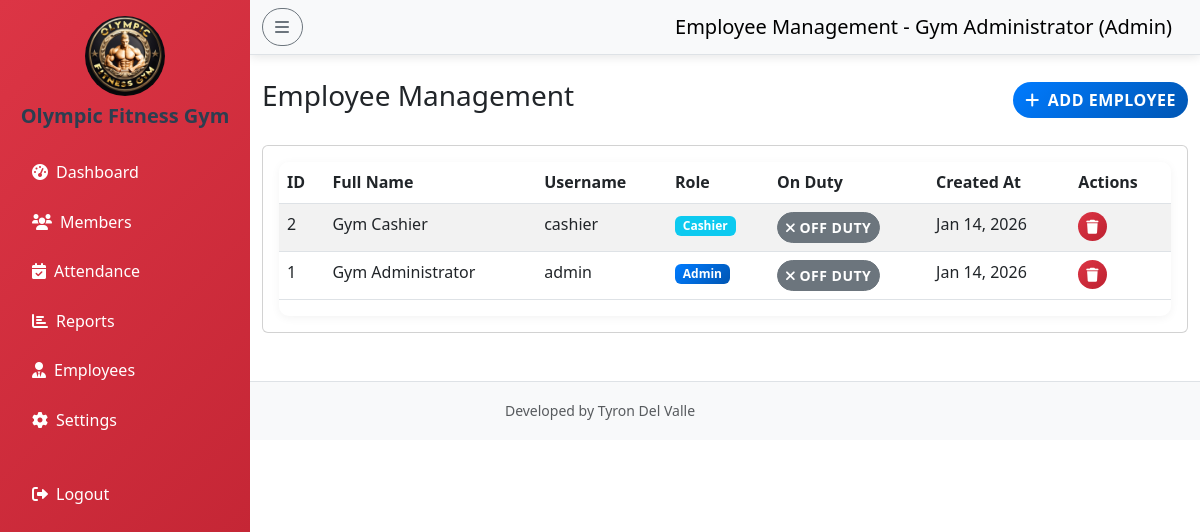
Page /admin/employees.php (signed in) on the committed database.
### tables this page shows
CREATE TABLE `gym_settings` (
  `id` int(11) NOT NULL,
  `gym_name` varchar(255) NOT NULL DEFAULT 'Gym Management System',
  `logo_path` varchar(255) NOT NULL DEFAULT 'gym logo.jpg',
  `background_path` varchar(255) NOT NULL DEFAULT 'gym background.jpg',
  `updated_at` timestamp NOT NULL DEFAULT current_timestamp() ON UPDATE current_timestamp(),
  `sidebar_theme` varchar(50) NOT NULL DEFAULT 'primary'
);

CREATE TABLE `users` (
  `id` int(11) NOT NULL,
  `fullname` varchar(100) NOT NULL,
  `username` varchar(50) NOT NULL,
  `password` varchar(255) NOT NULL,
  `role` enum('admin','cashier') NOT NULL,
  `created_at` timestamp NOT NULL DEFAULT current_timestamp(),
  `on_duty` tinyint(1) DEFAULT 0
);

### admin/employees.php (the view, shortened to what this page needs)
<?php
include "../config/db.php";
$user = $_SESSION['user'];
$settings = $conn->query("SELECT * FROM gym_settings WHERE id = 1")->fetch_assoc();
$employees = $conn->query("SELECT * FROM users ORDER BY id DESC");
?>
<!DOCTYPE html>
<html lang="en">
<head>
    <link href="https://cdn.jsdelivr.net/npm/bootstrap@5.3.0/dist/css/bootstrap.min.css" rel="stylesheet">
    <link href="https://cdnjs.cloudflare.com/ajax/libs/font-awesome/6.0.0/css/all.min.css" rel="stylesheet">
    <link href="../assets/style.css" rel="stylesheet">
</head>
<body>
    <div class="d-flex">
        <nav id="sidebar" class="bg-<?php echo htmlspecialchars($settings['sidebar_theme']); ?> <?php echo ($settings['sidebar_theme'] == 'light') ? 'text-dark' : 'text-white'; ?> vh-100" style="width: 250px;">
            <div class="p-3">
                <div class="text-center mb-4">
                    <img src="../<?php echo htmlspecialchars($settings['logo_path']); ?>" alt="Gym Logo" class="rounded-circle mb-2" style="width: 80px; height: 80px;">
                    <h5 class="fw-bold"><?php echo htmlspecialchars($settings['gym_name']); ?></h5>
                </div>
                <ul class="nav flex-column">
                    <li class="nav-item mb-2">
                        <a class="nav-link <?php echo ($settings['sidebar_theme'] == 'light') ? 'text-dark' : 'text-white'; ?>" href="dashboard.php">
                            <i class="fas fa-tachometer-alt me-2"></i>Dashboard
                        </a>
                    </li>
                    <li class="nav-item mb-2">
                        <a class="nav-link <?php echo ($settings['sidebar_theme'] == 'light') ? 'text-dark' : 'text-white'; ?>" href="members.php">
                            <i class="fas fa-users me-2"></i>Members
                        </a>
                    </li>
                    <li class="nav-item mb-2">
                        <a class="nav-link <?php echo ($settings['sidebar_theme'] == 'light') ? 'text-dark' : 'text-white'; ?>" href="attendance.php">
                            <i class="fas fa-calendar-check me-2"></i>Attendance
                        </a>
                    </li>
                    <li class="nav-item mb-2">
                        <a class="nav-link <?php echo ($settings['sidebar_theme'] == 'light') ? 'text-dark' : 'text-white'; ?>" href="reports.php">
                            <i class="fas fa-chart-bar me-2"></i>Reports
                        </a>
                    </li>
                    <li class="nav-item mb-2">
                        <a class="nav-link <?php echo ($settings['sidebar_theme'] == 'light') ? 'text-dark' : 'text-white'; ?> active" href="employees.php">
                            <i class="fas fa-user-tie me-2"></i>Employees
                        </a>
                    </li>
                      <li class="nav-item mb-2">
                        <a class="nav-link <?php echo ($settings['sidebar_theme'] == 'light') ? 'text-dark' : 'text-white'; ?>" href="settings.php">
                            <i class="fas fa-cog me-2"></i>Settings
                        </a>
                    </li>
                    <li class="nav-item mt-4">
                        <a class="nav-link <?php echo ($settings['sidebar_theme'] == 'light') ? 'text-dark' : 'text-white'; ?>" href="../logout.php">
                            <i class="fas fa-sign-out-alt me-2"></i>Logout
                        </a>
                    </li>
                </ul>
            </div>
        </nav>
        <div class="flex-grow-1">
            <nav class="navbar navbar-light bg-light border-bottom">
                <div class="container-fluid">
                    <button class="btn btn-outline-secondary me-3" id="sidebarToggle">
                        <i class="fas fa-bars"></i>
                    </button>
                    <span class="navbar-brand mb-0 h1">Employee Management - <?php echo htmlspecialchars($user['fullname']); ?> (Admin)</span>
                </div>
            </nav>
            <div class="container-fluid mt-4">
                <div class="row">
                    <div class="col-12">
                        <div class="d-flex justify-content-between align-items-center mb-4">
                            <h1 class="h3">Employee Management</h1>
                            <button class="btn btn-primary" data-bs-toggle="modal" data-bs-target="#addEmployeeModal">
                                <i class="fas fa-plus me-2"></i>Add Employee
                            </button>
                        </div>
                        <div class="card">
                            <div class="card-body">
                                <div class="table-responsive">
                                    <table class="table table-striped">
                                        <thead>
                                            <tr>
                                                <th>ID</th>
                                                <th>Full Name</th>
                                                <th>Username</th>
                                                <th>Role</th>
                                                <th>On Duty</th>
                                                <th>Created At</th>
                                                <th>Actions</th>
                                            </tr>
                                        </thead>
                                        <tbody>
                                            <?php while ($employee = $employees->fetch_assoc()): ?>
                                            <tr>
                                                <td><?php echo htmlspecialchars($employee['id']); ?></td>
                                                <td><?php echo htmlspecialchars($employee['fullname']); ?></td>
                                                <td><?php echo htmlspecialchars($employee['username']); ?></td>
                                                <td>
                                                    <span class="badge bg-<?php echo $employee['role'] == 'admin' ? 'primary' : 'info'; ?>">
                                                        <?php echo ucfirst($employee['role']); ?>
                                                    </span>
                                                </td>
                                                <td>
                                                    <form method="POST" class="d-inline">
                                                        <button type="submit" name="toggle_duty" class="btn btn-sm <?php echo $employee['on_duty'] ? 'btn-success' : 'btn-secondary'; ?>">
                                                            <i class="fas <?php echo $employee['on_duty'] ? 'fa-check' : 'fa-times'; ?>"></i>
                                                            <?php echo $employee['on_duty'] ? 'On Duty' : 'Off Duty'; ?>
                                                        </button>
                                                    </form>
                                                </td>
                                                <td><?php echo date('M j, Y', strtotime($employee['created_at'])); ?></td>
                                                <td>
                                                    <form method="POST" class="d-inline" onsubmit="return confirm('Are you sure you want to delete this employee?')">
                                                        <button type="submit" name="delete_employee" class="btn btn-sm btn-danger">
                                                            <i class="fas fa-trash"></i>
                                                        </button>
                                                    </form>
                                                </td>
                                            </tr>
                                            <?php endwhile; ?>
                                        </tbody>
                                    </table>
                                </div>
                            </div>
                        </div>
                    </div>
                </div>
            </div>
        </div>
    </div>
    <footer class="bg-light text-center text-muted py-3 mt-5 border-top">
        <div class="container">
            <small>Developed by Tyron Del Valle</small>
        </div>
    </footer>
</body>
</html>

### assets/style.css (style rules this page uses)
.btn { transition: all 0.3s ease; border-radius: 25px; font-weight: 600; text-transform: uppercase; letter-spacing: 0.5px; position: relative; overflow: hidden; }
.btn::before { content: ''; position: absolute; top: 0; left: -100%; width: 100%; height: 100%; background: linear-gradient(90deg, transparent, rgba(255, 255, 255, 0.2), transparent); transition: left 0.5s; }
.btn-primary { background: linear-gradient(135deg, #007bff, #0056b3); border: none; }
.btn-danger { background: linear-gradient(135deg, #dc3545, #bd2130); border: none; }
.bg-primary { background: linear-gradient(135deg, #007bff, #0056b3) !important; }
.bg-danger { background: linear-gradient(135deg, #dc3545, #bd2130) !important; }
body { animation: pageLoad 0.5s ease-out; }
.navbar { box-shadow: 0 2px 10px rgba(0, 0, 0, 0.1); }
body { font-family: 'Segoe UI', Tahoma, Geneva, Verdana, sans-serif; line-height: 1.6; }
h1, h2, h3, h4, h5, h6 { font-weight: 700; color: #2c3e50; }
.badge { animation: badgePulse 2s infinite; }
.table-responsive { border-radius: 10px; overflow: hidden; box-shadow: 0 2px 10px rgba(0, 0, 0, 0.05); }
#sidebar { position: fixed; top: 0; left: 0; height: 100vh; width: 250px !important; transition: width 0.3s ease, transform 0.3s ease; z-index: 100; }
.flex-grow-1 { margin-left: 250px; transition: margin-left 0.3s ease; }

### rows in the picture
gym_settings: logo_path (picture), gym_name "Olympic Fitness Gym"
users: id "2", fullname "Gym Cashier", username "cashier", role "Cashier", on_duty 0 (drawn), created_at "Jan 14, 2026"
users: id "1", fullname "Gym Administrator", username "admin", role "Admin", on_duty 0 (drawn), created_at "Jan 14, 2026"

### other values in the picture
$user['fullname'] "Gym Administrator"
